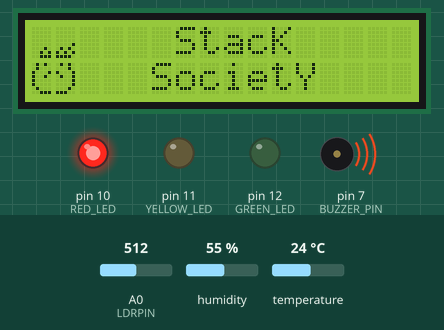
Simulated run of this sketch. Board: Arduino Uno, built with avr-gcc and run on an emulated ATmega328P. On the bench: 16×2 character LCD, output pins drawn as LEDs (lit = HIGH), buzzer (waves = sounding). The inputs (shaded band) are chosen by the test bench; at power-on: A0 (LDRPIN) = 512, humidity 55 %, temperature 24 °C. The local clock reads 2024-03-15 10:24:30 at power-on unless the sketch sets it; EEPROM starts erased; what the sketch prints to the serial monitor is not drawn.

Above: at 1.3 s.
At 6.4 s:
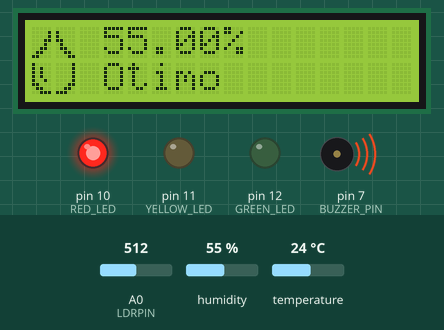
At 8.4 s:
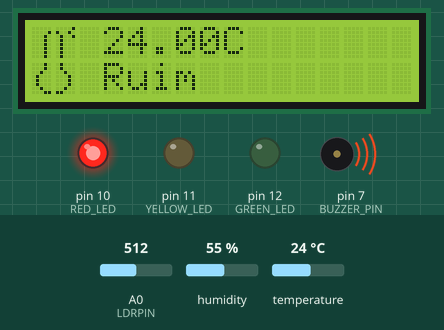
At 10.5 s:
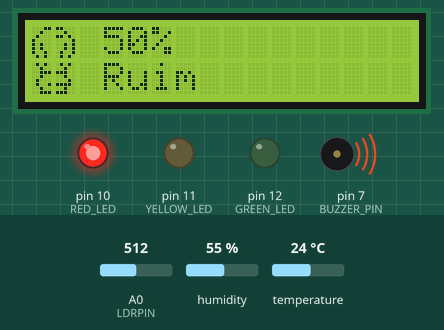
Timing chart, 0 to 12.0 s (numbered marks = the images above):
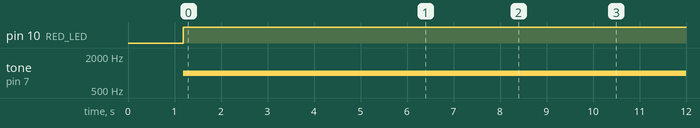

The sketch:

vinheria-agnello-cp2.ino
```cpp
#include <DHT.h>                     // Inclui a biblioteca para o sensor DHT
#include <Wire.h>                    // Inclui a biblioteca Wire para comunicação I2C
#include <LiquidCrystal_I2C.h>       // Inclui a biblioteca para controle do display LCD via I2C
#include <EEPROM.h>                  // Inclui a biblioteca para leitura e escrita na EEPROM
#include <RTClib.h>                  // Inclui a biblioteca para controle do relógio em tempo real (RTC)

#define DHTPIN 3                     // Define o pino do sensor DHT (DHT22)
#define LDRPIN A0                    // Define o pino do sensor de luminosidade (LDR)
#define RED_LED 10                   // Define o pino para o LED vermelho
#define YELLOW_LED 11                // Define o pino para o LED amarelo
#define GREEN_LED 12                 // Define o pino para o LED verde
#define BUZZER_PIN 7                 // Define o pino para o buzzer

#define DHTTYPE DHT22                 // Define o tipo de sensor DHT como DHT22
DHT dht(DHTPIN, DHTTYPE);             // Cria um objeto DHT com o pino e tipo especificados

LiquidCrystal_I2C lcd(0x27, 16, 2);   // Cria um objeto LCD com o endereço I2C, 16 colunas e 2 linhas

RTC_DS1307 RTC;                       // Cria um objeto RTC para controle do relógio em tempo real

// Define limites de alerta e máximos para temperatura, umidade e luminosidade
const float TEMP_ALERT = 15.0;       // Limite de alerta para temperatura
const float HUM_ALERT = 90.0;        // Limite de alerta para umidade
const float LUM_ALERT = 30.0;       // Limite de alerta para luminosidade
const float TEMP_MAX = 20.0;         // Limite máximo para temperatura
const float HUM_MAX = 95.0;          // Limite máximo para umidade
const float LUM_MAX = 40.0;         // Limite máximo para luminosidade

// Definições dos bytes para os ícones
// Gota para Umidade
byte gota1x1[] = { B00001, B00001, B00001, B00001, B00001, B00011, B00110, B11100 }; // Parte superior da gota
byte gota0x0[] = { B00000, B00001, B00001, B00011, B00010, B00110, B01100, B11000 }; // Parte inferior da gota
byte gota0x1[] = { B00000, B10000, B10000, B11000, B01000, B01100, B00110, B00011 }; // Parte direita da gota
byte gota1x0[] = { B10000, B10100, B10100, B10100, B10010, B11000, B01100, B00111 }; // Parte esquerda da gota

// Termômetro para Temperatura
byte temp1x1[] = { B01000, B01000, B00100, B00010, B00010, B00010, B00100, B11000 }; // Parte superior do termômetro
byte temp0x0[] = { B00000, B00001, B00010, B00010, B00010, B00010, B00010, B00010 }; // Parte do tubo do termômetro
byte temp0x1[] = { B00001, B10010, B01001, B01000, B01000, B01000, B01000, B01000 }; // Parte inferior do termômetro
byte temp1x0[] = { B00010, B00010, B00100, B01000, B01000, B01000, B00100, B00011 }; // Base do termômetro

// Luminosidade
byte lumino0x1[] = { B11000, B00100, B11010, B00001, B00101, B00101, B01001, B01010 }; // Parte superior do ícone de luminosidade
byte lumino0x0[] = { B00011, B00100, B01000, B10000, B10100, B10100, B10010, B01010 }; // Parte inferior do ícone de luminosidade
byte lumino1x0[] = { B01010, B00100, B00111, B00100, B01000, B01001, B00100, B00111 }; // Parte direita do ícone de luminosidade
byte lumino1x1[] = { B01010, B00100, B11100, B00100, B00010, B11110, B00100, B11100 }; // Parte esquerda do ícone de luminosidade

// Logo
byte logo1x1[] = { B01010, B00010, B10001, B01001, B00001, B00001, B00010, B11100 }; // Parte superior do logo
byte logo0x0[] = { B00000, B00000, B00000, B00000, B00000, B00010, B00101, B00111 }; // Parte inferior do logo
byte logo0x1[] = { B00000, B00000, B00000, B00000, B00001, B01010, B10101, B11110 }; // Parte direita do logo
byte logo1x0[] = { B01010, B01000, B10001, B10010, B10000, B10000, B01000, B00111 }; // Parte esquerda do logo

// Funções para carregar ícones

// Umidade
void loadHumidityIcons() {
    lcd.createChar(1, gota0x0); // Cria o primeiro ícone de gota
    lcd.createChar(2, gota0x1); // Cria o segundo ícone de gota
    lcd.createChar(3, gota1x0); // Cria o terceiro ícone de gota
    lcd.createChar(4, gota1x1); // Cria o quarto ícone de gota
}

// Temperatura
void loadTemperatureIcons() {
    lcd.createChar(5, temp0x0); // Cria o primeiro ícone de termômetro
    lcd.createChar(6, temp0x1); // Cria o segundo ícone de termômetro
    lcd.createChar(7, temp1x0); // Cria o terceiro ícone de termômetro
    lcd.createChar(8, temp1x1); // Cria o quarto ícone de termômetro
}

// Luminosidade
void loadLuminosityIcons() {
    lcd.createChar(1, lumino0x0); // Cria o primeiro ícone de luminosidade
    lcd.createChar(2, lumino0x1); // Cria o segundo ícone de luminosidade
    lcd.createChar(3, lumino1x0); // Cria o terceiro ícone de luminosidade
    lcd.createChar(4, lumino1x1); // Cria o quarto ícone de luminosidade
}

// Logo
void loadLogo() {
    lcd.createChar(4, logo1x1); // Cria a primeira parte do logo
    lcd.createChar(1, logo0x0); // Cria a segunda parte do logo
    lcd.createChar(2, logo0x1); // Cria a terceira parte do logo
    lcd.createChar(3, logo1x0); // Cria a quarta parte do logo
}

void setup() {
    dht.begin();                   // Inicializa o sensor DHT
    Serial.begin(9600);           // Inicializa a comunicação serial a 9600 bps
    lcd.init();                   // Inicializa o display LCD
    lcd.backlight();              // Liga a luz de fundo do LCD
    RTC.begin();
    delay(1000);
    EEPROM.begin();               // Inicializa a EEPROM


    pinMode(RED_LED, OUTPUT);     // Define o pino do LED vermelho como saída
    pinMode(YELLOW_LED, OUTPUT);  // Define o pino do LED amarelo como saída
    pinMode(GREEN_LED, OUTPUT);   // Define o pino do LED verde como saída
    pinMode(BUZZER_PIN, OUTPUT);  // Define o pino do buzzer como saída
    loadHumidityIcons();          // Carrega os ícones de umidade
    loadTemperatureIcons();       // Carrega os ícones de temperatura
    loadLuminosityIcons();        // Carrega os ícones de luminosidade
    loadLogo();                   // Carrega os ícones do logo
}

void loop() {
    float temperature = dht.readTemperature(); // Lê a temperatura do sensor DHT
    float humidity = dht.readHumidity();       // Lê a umidade do sensor DHT
    int rawLuminosity = analogRead(LDRPIN);    // Lê o valor bruto do sensor de luminosidade
    int luminosity = map(rawLuminosity, 0, 1023, 0, 100); // Mapeia o valor para 0-100 %

    // Registra a data e hora no monitor serial
    DateTime now = RTC.now();
    char buffer[50]; // Buffer para armazenar a string formatada

    // Lógica para LED e Buzzer
    bool alert = false; // Variável para verificar se há alerta

    if (temperature > TEMP_MAX || humidity > HUM_MAX || luminosity > LUM_MAX) {
        digitalWrite(RED_LED, HIGH); // Liga o LED vermelho
        tone(BUZZER_PIN, 1000); // Liga o buzzer
        digitalWrite(YELLOW_LED, LOW); // Desliga o LED amarelo
        digitalWrite(GREEN_LED, LOW); // Desliga o LED verde
        Serial.println("Atenção: Estado crítico!");
        alert = true; // Define que há alerta

    } else if (temperature > TEMP_ALERT || humidity > HUM_ALERT || luminosity > LUM_ALERT) {
        digitalWrite(YELLOW_LED, HIGH); // Liga o LED amarelo
        tone(BUZZER_PIN, 500); // Liga o buzzer
        digitalWrite(GREEN_LED, LOW); // Desliga o LED verde
        digitalWrite(RED_LED, LOW); // Desliga o LED vermelho
        Serial.println("Atenção: Estado de alerta!");
        alert = true; // Define que há alerta

    } else {
        digitalWrite(GREEN_LED, HIGH); // Liga o LED verde
        digitalWrite(YELLOW_LED, LOW); // Desliga o LED amarelo
        digitalWrite(RED_LED, LOW); // Desliga o LED vermelho
        noTone(BUZZER_PIN);  // Para o som no pino do buzzer
    }

    // Se houver alerta, armazena os valores na EEPROM
    if (alert) {
        EEPROM.put(0, temperature);     // Armazena a temperatura na posição 0 da EEPROM
        EEPROM.put(4, humidity);        // Armazena a umidade na posição 4 da EEPROM
        EEPROM.put(8, luminosity);      // Armazena a luminosidade na posição 8 da EEPROM

        // Armazena a data e hora na EEPROM
        storeDateTime(now);

        sprintf(buffer, "Data: %02d/%02d/%04d Hora: %02d:%02d:%02d",
        now.day(), now.month(), now.year(),
        now.hour(), now.minute(), now.second());
        Serial.println(buffer);
    }

    // Carrega e posiciona a primeira parte do logo
    loadLogo();                    // Chama a função para carregar os ícones do logo
    lcd.clear();                  // Limpa o display LCD
    lcd.setCursor(0, 0);          // Define o cursor na posição (0, 0)
    lcd.write(1);                 // Escreve a primeira parte do logo
    lcd.write(2);                 // Escreve a segunda parte do logo
    lcd.setCursor(0, 1);          // Define o cursor na segunda linha (0, 1)
    lcd.write(3);                 // Escreve a terceira parte do logo
    lcd.write(4);                 // Escreve a quarta parte do logo
    lcd.setCursor(6, 0);          // Define o cursor na primeira linha, sexta coluna
    lcd.print("StacK");           // Exibe "StacK" no display
    lcd.setCursor(5, 1);          // Define o cursor na segunda linha, quinta coluna
    lcd.print("SocietY");         // Exibe "SocietY" no display
    delay(5000);                  // Aguarda 5 segundos

    // Exibir umidade com ícones de gota
    loadHumidityIcons();           // Chama a função para carregar os ícones de umidade
    lcd.clear();                  // Limpa o display LCD
    lcd.setCursor(0, 0);          // Define o cursor na primeira linha
    lcd.write(1);                 // Escreve o primeiro ícone de gota
    lcd.write(2);                 // Escreve o segundo ícone de gota
    lcd.setCursor(0, 1);          // Define o cursor na segunda linha
    lcd.write(3);                 // Escreve o terceiro ícone de gota
    lcd.write(4);                 // Escreve o quarto ícone de gota
    lcd.setCursor(3, 0);          // Define o cursor na primeira linha, terceira coluna
    lcd.print(humidity);          // Exibe o valor da umidade
    lcd.print("%");                // Exibe o símbolo de porcentagem
    lcd.setCursor(3, 1);          // Define o cursor na segunda linha, terceira coluna
    lcd.print(getStatus(humidity, HUM_ALERT, HUM_MAX)); // Exibe o status da umidade
    delay(2000);                  // Aguarda 2 segundos

    // Exibir temperatura com ícones de termômetro
    loadTemperatureIcons();        // Chama a função para carregar os ícones de temperatura
    lcd.clear();                  // Limpa o display LCD
    lcd.setCursor(0, 0);          // Define o cursor na primeira linha
    lcd.write(5);                 // Escreve o primeiro ícone de termômetro
    lcd.write(6);                 // Escreve o segundo ícone de termômetro
    lcd.setCursor(0, 1);          // Define o cursor na segunda linha
    lcd.write(7);                 // Escreve o terceiro ícone de termômetro
    lcd.write(8);                 // Escreve o quarto ícone de termômetro
    lcd.setCursor(3, 0);          // Define o cursor na primeira linha, terceira coluna
    lcd.print(temperature);        // Exibe o valor da temperatura
    lcd.print("C");                // Exibe o símbolo de graus Celsius
    lcd.setCursor(3, 1);          // Define o cursor na segunda linha, terceira coluna
    lcd.print(getStatus(temperature, TEMP_ALERT, TEMP_MAX)); // Exibe o status da temperatura
    delay(2000);                  // Aguarda 2 segundos

    // Exibir luminosidade com ícones de luz
    loadLuminosityIcons();         // Chama a função para carregar os ícones de luminosidade
    lcd.clear();                  // Limpa o display LCD
    lcd.setCursor(0, 0);          // Define o cursor na primeira linha
    lcd.write(1);                 // Escreve o primeiro ícone de luminosidade
    lcd.write(2);                 // Escreve o segundo ícone de luminosidade
    lcd.setCursor(0, 1);          // Define o cursor na segunda linha
    lcd.write(3);                 // Escreve o terceiro ícone de luminosidade
    lcd.write(4);                 // Escreve o quarto ícone de luminosidade
    lcd.setCursor(3, 0);          // Define o cursor na primeira linha, terceira coluna
    lcd.print(luminosity);        // Exibe o valor da luminosidade
    lcd.print("%");                // Exibe o símbolo de porcentagem
    lcd.setCursor(3, 1);          // Define o cursor na segunda linha, terceira coluna
    lcd.print(getLightStatus(luminosity, LUM_ALERT, LUM_MAX)); // Exibe o status da luminosidade
    delay(2000);                  // Aguarda 2 segundos
}

void storeDateTime(DateTime now) {
    // Armazena ano, mês, dia, hora, minuto e segundo na EEPROM
    int address = 0; // Endereço inicial na EEPROM
    EEPROM.put(address, now.year());
    EEPROM.put(address + 2, now.month());
    EEPROM.put(address + 3, now.day());
    EEPROM.put(address + 4, now.hour());
    EEPROM.put(address + 5, now.minute());
    EEPROM.put(address + 6, now.second());
}


// Funções de status
// Função para determinar o status da umidade e temperatura
const char* getStatus(float value, float alertLimit, float maxLimit) {
    if (value > maxLimit) return "Ruim";        // Se o valor é maior que o limite máximo, retorna "Ruim"
    else if (value > alertLimit) return "Media"; // Se o valor é maior que o limite de alerta, retorna "Media"
    else return "Otimo";                           // Caso contrário, retorna "Ok"
}

// Função para determinar o status da luminosidade
const char* getLightStatus(int Lumvalue, float alertLumLimit, float maxLumLimit) {
    if (Lumvalue > maxLumLimit) return "Ruim";        // Se o valor é maior que o limite máximo, retorna "Ruim"
    else if (Lumvalue > alertLumLimit) return "Media"; // Se o valor é maior que o limite de alerta, retorna "Media"
    else return "Otimo";                             // Caso contrário, retorna "Otimo"
}
```

Measured:
- by itself, pin 10 (RED_LED): LOW → HIGH at 1.2 s
- by itself, tone on pin 7 (BUZZER_PIN): silent → 1000 Hz at 1.2 s
- what the display in image 0 shows lasts 5.0 s, from 1.3 s to 6.3 s
- what the display in image 1 shows lasts 2.1 s, from 6.3 s to 8.4 s
